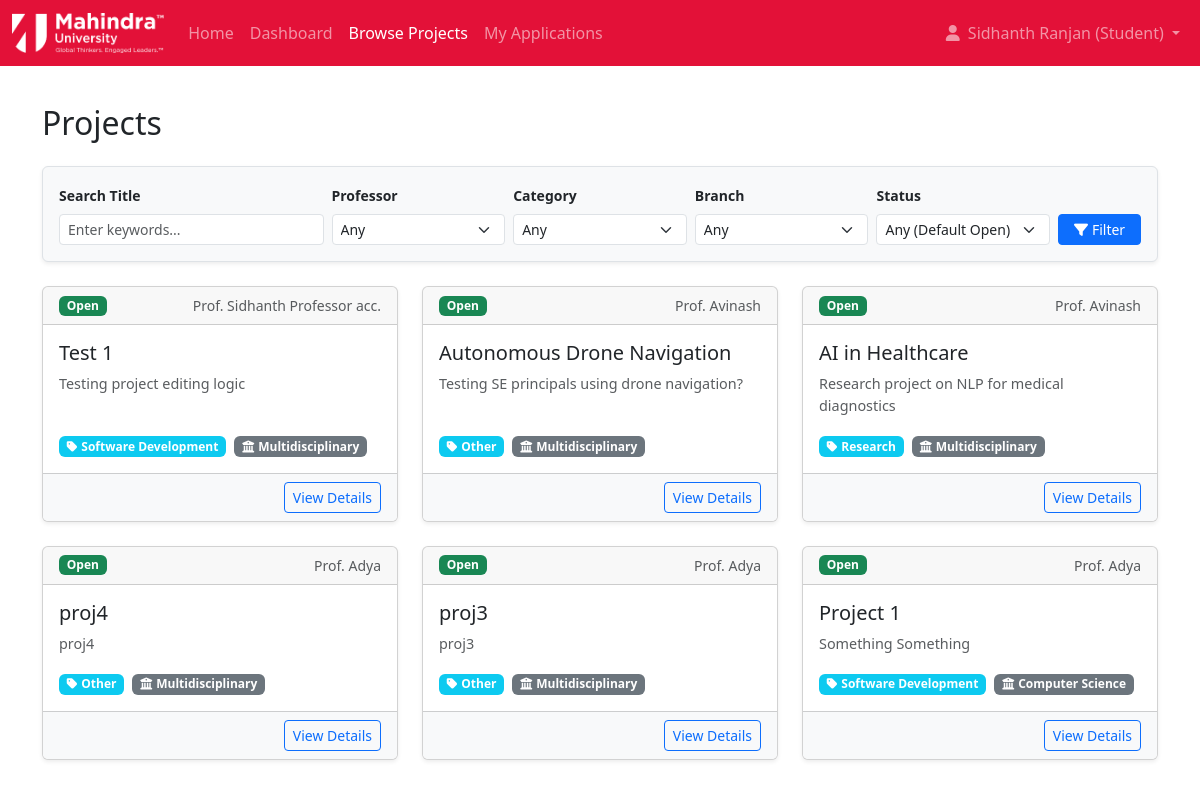
/projects/ (signed in), run on the app's committed database.
### portal/models.py (models this page shows, shortened)
class User(AbstractBaseUser, PermissionsMixin):
    email = models.EmailField(unique=True)
    name = models.CharField(max_length=150)
    usertype = models.CharField(max_length=10, choices=[('student', 'Student'), ('professor', 'Professor')])
    is_staff = models.BooleanField(default=False) # Required for Django admin
    is_active = models.BooleanField(default=True) # Required for Django auth
    date_joined = models.DateTimeField(default=timezone.now)
    USERNAME_FIELD = 'email' # Use email for login
    REQUIRED_FIELDS = ['name'] # Required fields when creating user via createsuperuser
    objects = CustomUserManager() # Assign the custom manager

class Project(models.Model):
    title = models.CharField(max_length=200)
    description = models.TextField()
    professorid = models.ForeignKey(User, on_delete=models.CASCADE, related_name='projects_led', limit_choices_to={'usertype': 'professor'}, db_column='professorid')
    professorname = models.CharField(max_length=150)
    status_choices = [
        ('Open', 'Open'),
        ('Closed', 'Closed'),
        ('InProgress', 'In Progress'),
    ]
    status = models.CharField(max_length=10, choices=status_choices, default='Open')
    category_choices = [
        ('Research', 'Research'),
        ('Development', 'Software Development'),
        ('Design', 'Design'),
        ('DataAnalysis', 'Data Analysis'),
        ('Other', 'Other'),
    ]
    category = models.CharField(max_length=20, choices=category_choices, default='Other')
    branch_choices = [
        ('CS', 'Computer Science'),
        ('ECE', 'Electronics & Comm.'),
        ('ME', 'Mechanical Eng.'),
        ('CE', 'Civil Eng.'),
        ('EE', 'Electrical Eng.'),
        ('CH', 'Chemical Eng.'),
        ('AE', 'Aerospace Eng.'),
        ('BT', 'Biotechnology'),
        ('Multi', 'Multidisciplinary'),
    ]
    branch = models.CharField(max_length=5, choices=branch_choices, default='Multi')
    created_at = models.DateTimeField(auto_now_add=True)
    updated_at = models.DateTimeField(auto_now=True)

### portal/views.py (the view)
# urls.py: path('projects/', views.project_list_view, name='project_list'),
@login_required # Accessible by both, but template adjusts actions
def project_list_view(request):
    projects_query = Project.objects.all() # Get all first, then filter
    prof_ids_with_projects = Project.objects.values_list('professorid', flat=True).distinct()
    professors = User.objects.filter(usertype='professor', id__in=prof_ids_with_projects).order_by('name').values_list('name', flat=True)
    categories = Project.category_choices
    branches = Project.branch_choices
    statuses = Project.status_choices
    filters = Q() # Start with an empty Q object
    default_status_applied = False
    status_filter = request.GET.get('status', '')
    if status_filter:
        filters &= Q(status=status_filter)
        default_status_applied = True # A specific status was requested
    else:
        if not request.user.is_authenticated or request.user.usertype != 'professor':
             filters &= Q(status='Open')
             default_status_applied = True # Default applied
    query = request.GET.get('query', '').strip()
    professor_name_filter = request.GET.get('professorname', '')
    category_filter = request.GET.get('category', '')
    branch_filter = request.GET.get('branch', '')
    if query:
        filters &= Q(title__icontains=query)
    if professor_name_filter:
            filters &= Q(professorname__iexact=professor_name_filter)
    if category_filter:
        filters &= Q(category=category_filter)
    if branch_filter:
        filters &= Q(branch=branch_filter)
    projects = projects_query.filter(filters).order_by('-created_at')
    context = {
        'projects': projects,
        'professors': professors,
        'categories': categories,
        'branches': branches,
        'statuses': statuses,
        'current_filters': request.GET, # Pass current filters back to template
        'default_status_applied': default_status_applied, # Help template show default status if applicable
    }
    return render(request, 'portal/project_list.html', context)

### templates/portal/project_list.html (shortened to what this page needs)
{% extends 'base.html' %}
{% block content %}
<h2 class="mb-4">Projects</h2>
<form method="get" class="mb-4 p-3 border rounded bg-light shadow-sm">
    <div class="row g-2 align-items-end">
        <div class="col-lg-3 col-md-6">
            <label for="query" class="form-label fw-bold small">Search Title</label>
            <input type="text" name="query" id="query" class="form-control form-control-sm" value="{{ current_filters.query|default:'' }}" placeholder="Enter keywords...">
        </div>
        <div class="col-lg-2 col-md-6">
            <label for="professorname" class="form-label fw-bold small">Professor</label>
            <select name="professorname" id="professorname" class="form-select form-select-sm">
                <option value="">Any</option>
            </select>
        </div>
            <div class="col-lg-2 col-md-4">
            <label for="category" class="form-label fw-bold small">Category</label>
            <select name="category" id="category" class="form-select form-select-sm">
                <option value="">Any</option>
            </select>
        </div>
            <div class="col-lg-2 col-md-4">
            <label for="branch" class="form-label fw-bold small">Branch</label>
            <select name="branch" id="branch" class="form-select form-select-sm">
                <option value="">Any</option>
            </select>
        </div>
        <div class="col-lg-2 col-md-4">
                <label for="status" class="form-label fw-bold small">Status</label>
            <select name="status" id="status" class="form-select form-select-sm">
                 <option value="">
                    {% if user.is_authenticated and user.usertype == 'professor' %}
                        Any Status
                    {% else %}
                        Any (Default Open)
                    {% endif %}
                 </option>
            </select>
        </div>
        <div class="col-lg-1 col-md-12 d-grid">
            <button type="submit" class="btn btn-primary btn-sm"><i class="fas fa-filter me-1"></i>Filter</button>
        </div>
    </div>
</form>
{% if projects %}
    <div class="row row-cols-1 row-cols-md-2 row-cols-lg-3 g-4">
        {% for project in projects %}
        <div class="col">
            <div class="card h-100 shadow-sm">
                 <div class="card-header d-flex justify-content-between align-items-center">
                    <span class="badge {% if project.status == 'Open' %}bg-success{% elif project.status == 'Closed' %}bg-danger{% else %}bg-secondary{% endif %}">{{ project.status }}</span>
                    <small class="text-muted">Prof. {{ project.professorname }}</small>
                 </div>
                <div class="card-body d-flex flex-column">
                    <h5 class="card-title">{{ project.title }}</h5>
                    <p class="card-text flex-grow-1 text-muted small">{{ project.description|truncatewords:30 }}</p>
                    <div>
                        <span class="badge bg-info me-1"><i class="fas fa-tag me-1"></i>{{ project.get_category_display }}</span>
                        <span class="badge bg-secondary me-1"><i class="fas fa-university me-1"></i>{{ project.get_branch_display }}</span>
                    </div>
                </div>
                <div class="card-footer bg-light text-end">
                    <a href="{% url 'project_detail' project.id %}" class="btn btn-outline-primary btn-sm">View Details</a>
                </div>
            </div>
        </div>
        {% endfor %}
    </div>
{% else %}
     <div class="alert alert-warning text-center" role="alert">
        <i class="fas fa-exclamation-triangle me-2"></i>No projects found matching your criteria. Try adjusting the filters.
    </div>
{% endif %}
{% endblock %}

### templates/partials/_navbar.html (shortened to what this page needs)
{% load static %}
<nav class="navbar navbar-expand-lg navbar-dark fixed-top" style="background-color: #e31138 !important;">
    <div class="container-fluid">
        <a class="navbar-brand" href="{% url 'home' %}">
            <img src="{% static 'img/mahindra_logo.png' %}" alt="Mahindra University" style="height: 40px;">
        </a>
        <div class="collapse navbar-collapse" id="navbarNav">
            <ul class="navbar-nav me-auto mb-2 mb-lg-0">
                <li class="nav-item">
                    <a class="nav-link {% if request.resolver_match.url_name == 'home' %}active{% endif %}" href="{% url 'home' %}">Home</a>
                </li>
                {% if user.is_authenticated %}
                    {% if user.usertype == 'student' %}
                        <li class="nav-item">
                            <a class="nav-link {% if request.resolver_match.url_name == 'student_dashboard' %}active{% endif %}" href="{% url 'student_dashboard' %}">Dashboard</a>
                        </li>
                        <li class="nav-item">
                            <a class="nav-link {% if request.resolver_match.url_name == 'project_list' %}active{% endif %}" href="{% url 'project_list' %}">Browse Projects</a>
                        </li>
                            <li class="nav-item">
                            <a class="nav-link {% if request.resolver_match.url_name == 'application_history' %}active{% endif %}" href="{% url 'application_history' %}">My Applications</a>
                        </li>
                    {% endif %}
                {% else %}
                    <li class="nav-item">
                        <a class="nav-link {% if request.resolver_match.url_name == 'project_list' %}active{% endif %}" href="{% url 'project_list' %}">View Projects</a>
                    </li>
                {% endif %}
            </ul>
            <ul class="navbar-nav ms-auto mb-2 mb-lg-0">
                    {% if user.is_authenticated %}
                    <li class="nav-item dropdown">
                        <a class="nav-link dropdown-toggle" href="#" role="button" data-bs-toggle="dropdown" aria-expanded="false">
                        <i class="fas fa-user me-1"></i> {{ user.name|truncatechars:20 }} ({{ user.usertype|title }})
                        </a>
                    </li>
                {% endif %}
            </ul>
        </div>
    </div>
</nav>

### static/css/style.css (style rules this page uses)
body { display: flex; flex-direction: column; min-height: 100vh; }
.card-text { font-size: 0.9rem; }
html, body { margin: 0 !important; padding: 0 !important; }
.navbar { margin-top: 0 !important; background-color: #e31138 !important; }

### data on the page
User: name "Sidhanth Ranjan", usertype "Student"
Project: status "Open", professorname "Sidhanth Professor acc.", title "Test 1", description "Testing project editing logic", category "Software Development", branch "Multidisciplinary"
Project: status "Open", professorname "Avinash", title "Autonomous Drone Navigation", description "Testing SE principals using drone navigation?", category "Other", branch "Multidisciplinary"
Project: status "Open", professorname "Avinash", title "AI in Healthcare", description "Research project on NLP for medical diagnostics", category "Research", branch "Multidisciplinary"
Project: status "Open", professorname "Adya", title "proj4", description "proj4", category "Other", branch "Multidisciplinary"
Project: status "Open", professorname "Adya", title "proj3", description "proj3", category "Other", branch "Multidisciplinary"
Project: status "Open", professorname "Adya", title "Project 1", description "Something Something", category "Software Development", branch "Computer Science"
